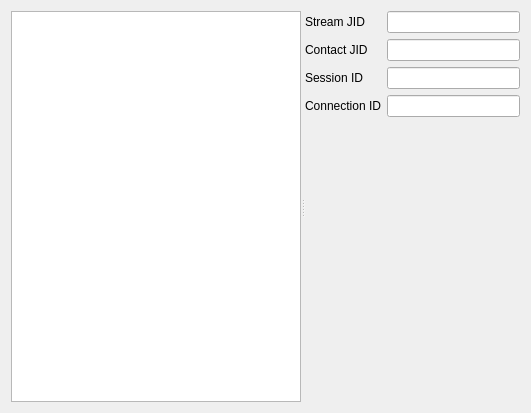
<?xml version="1.0" encoding="UTF-8"?>
<ui version="4.0">
 <class>SessionsDialog</class>
 <widget class="QDialog" name="SessionsDialog">
  <property name="geometry">
   <rect>
    <x>0</x>
    <y>0</y>
    <width>531</width>
    <height>413</height>
   </rect>
  </property>
  <property name="sizePolicy">
   <sizepolicy hsizetype="MinimumExpanding" vsizetype="Preferred">
    <horstretch>0</horstretch>
    <verstretch>0</verstretch>
   </sizepolicy>
  </property>
  <property name="windowTitle">
   <string>Dialog</string>
  </property>
  <layout class="QVBoxLayout" name="verticalLayout">
   <item>
    <widget class="QSplitter" name="splitter">
     <property name="orientation">
      <enum>Qt::Horizontal</enum>
     </property>
     <widget class="QListView" name="lstSessions"/>
     <widget class="QWidget" name="gridLayoutWidget">
      <layout class="QGridLayout" name="gridLayout">
       <item row="4" column="0">
        <widget class="QLabel" name="label_3">
         <property name="text">
          <string>&lt;html&gt;&lt;head/&gt;&lt;body&gt;&lt;p&gt;Session ID&lt;/p&gt;&lt;/body&gt;&lt;/html&gt;</string>
         </property>
        </widget>
       </item>
       <item row="5" column="1">
        <widget class="QLineEdit" name="txtConnectionId">
         <property name="readOnly">
          <bool>true</bool>
         </property>
        </widget>
       </item>
       <item row="3" column="1">
        <widget class="QLineEdit" name="txtContactJid">
         <property name="readOnly">
          <bool>true</bool>
         </property>
        </widget>
       </item>
       <item row="4" column="1">
        <widget class="QLineEdit" name="txtSessionId">
         <property name="readOnly">
          <bool>true</bool>
         </property>
        </widget>
       </item>
       <item row="5" column="0">
        <widget class="QLabel" name="label_4">
         <property name="text">
          <string>&lt;html&gt;&lt;head/&gt;&lt;body&gt;&lt;p&gt;Connection ID&lt;/p&gt;&lt;/body&gt;&lt;/html&gt;</string>
         </property>
        </widget>
       </item>
       <item row="0" column="0">
        <widget class="QLabel" name="label">
         <property name="text">
          <string>&lt;html&gt;&lt;head/&gt;&lt;body&gt;&lt;p&gt;Stream JID&lt;/p&gt;&lt;/body&gt;&lt;/html&gt;</string>
         </property>
        </widget>
       </item>
       <item row="0" column="1">
        <widget class="QLineEdit" name="txtStreamJid">
         <property name="readOnly">
          <bool>true</bool>
         </property>
        </widget>
       </item>
       <item row="6" column="0">
        <spacer name="verticalSpacer">
         <property name="orientation">
          <enum>Qt::Vertical</enum>
         </property>
         <property name="sizeHint" stdset="0">
          <size>
           <width>20</width>
           <height>40</height>
          </size>
         </property>
        </spacer>
       </item>
       <item row="3" column="0">
        <widget class="QLabel" name="label_2">
         <property name="text">
          <string>&lt;html&gt;&lt;head/&gt;&lt;body&gt;&lt;p&gt;Contact JID&lt;/p&gt;&lt;/body&gt;&lt;/html&gt;</string>
         </property>
        </widget>
       </item>
      </layout>
     </widget>
    </widget>
   </item>
  </layout>
 </widget>
 <resources/>
 <connections/>
</ui>
